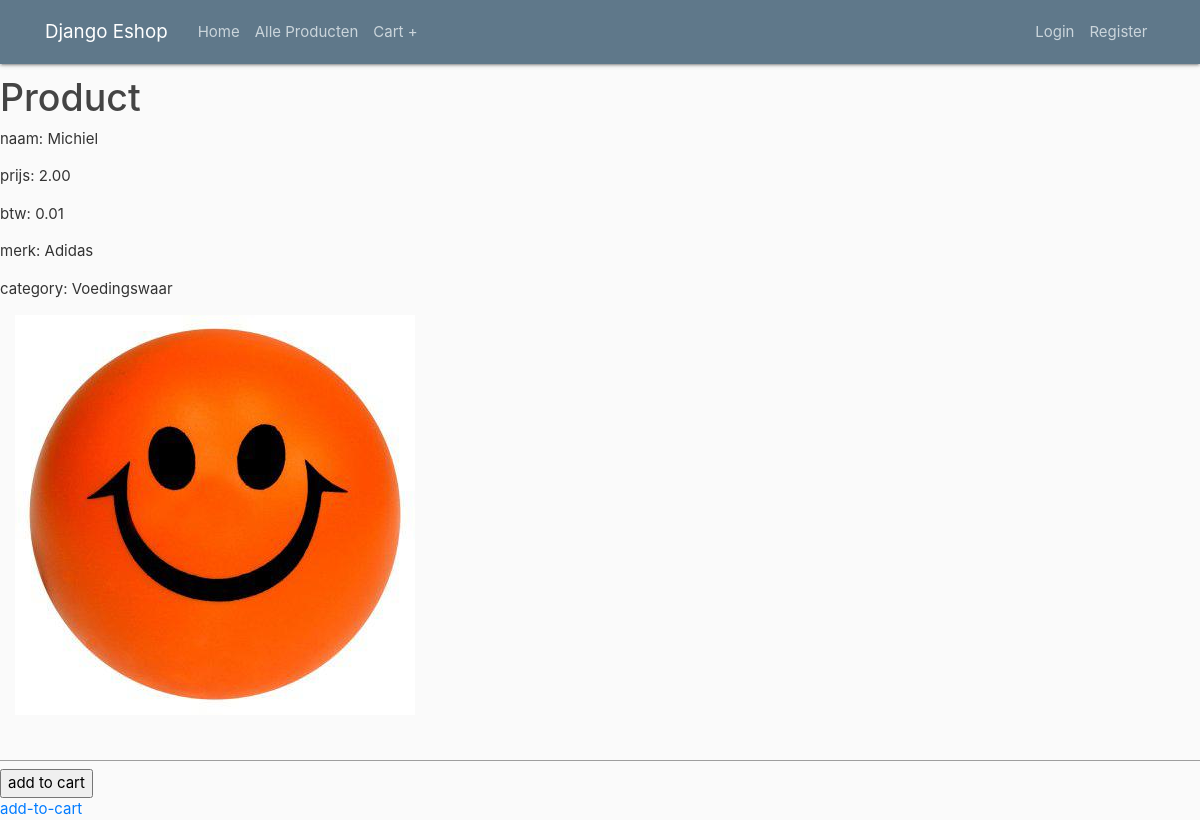
/eshop/product/7/, run on the app's committed database.
### Eshop/models.py (models this page shows, shortened)
class Product(models.Model):
    naam =  models.CharField(max_length=200)
    category = models.ForeignKey('Category', on_delete=models.PROTECT)
    prijs = models.DecimalField(decimal_places=2, max_digits=100)
    btw  = models.DecimalField(decimal_places=2, max_digits=100)
    merk = models.CharField(max_length=201)
    image = models.ImageField(upload_to='images/')
    productCount = models.IntegerField(default=3)
    korting = models.DecimalField(decimal_places=2, max_digits=100, default =0)
    timestamp = models.DateField(default=now, blank=True)

class Category(models.Model):
    soort = models.CharField(max_length=200)

### Eshop/views.py (the view)
# urls.py: path('product/<int:id>/', views.productDetailPage, name= 'product'),
def productDetailPage(request, id):
    print('id {}'.format(id))
    obj = Product.objects.get(id = id)
    context = {
        "object":obj
    }
    return render(request, 'Eshop/product_detail.html', context)

### Eshop/templates/Eshop/product_detail.html (shortened to what this page needs)
{% extends "Eshop/base.html" %}
{% block content %}
    <h1>Product</h1>
    <div>
    <p>naam:      {{ object.naam }}              </p>
    <p>prijs:     {{ object.prijs }}             </p>
    <p>btw:       {{ object.btw }}               </p>
    <p>merk:      {{ object.merk }}              </p>
    <p>category:  {{ object.category.soort }}    </p>
         <div class="col-md-4">
            <img src="{{ object.image.url }}" />
        </div>
    <div>
        <form action="{% url 'Eshop:update_cart' id=object.id  %}" method="post">
            <input name='qty' type='number' />
            <input type='submit' value="add to cart"/>
        </form>
    </div>
    <a href="{% url 'Eshop:update_cart' id=object.id %}"> add-to-cart </a>
    </div>
{% endblock content %}

### Eshop/static/Eshop/main.css (style rules this page uses)
body { background: #fafafa; color: #333333; margin-top: 5rem; }
h1, h2, h3, h4, h5, h6 { color: #444444; }

### data on the page
Product: naam "Michiel", prijs "2.00", btw "0.01", merk "Adidas", category.soort "Voedingswaar", image (picture)
